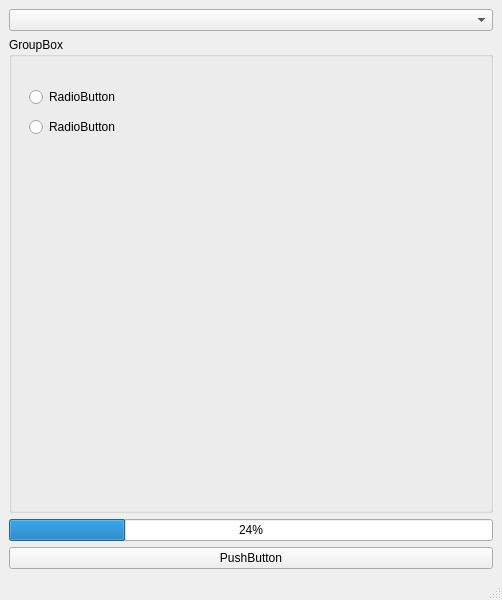
<?xml version="1.0" encoding="UTF-8"?>
<ui version="4.0">
 <class>MainWindow</class>
 <widget class="QMainWindow" name="MainWindow">
  <property name="geometry">
   <rect>
    <x>0</x>
    <y>0</y>
    <width>502</width>
    <height>600</height>
   </rect>
  </property>
  <property name="windowTitle">
   <string>MainWindow</string>
  </property>
  <widget class="QWidget" name="centralwidget">
   <layout class="QGridLayout" name="gridLayout">
    <item row="0" column="0">
     <widget class="QComboBox" name="comboBox"/>
    </item>
    <item row="1" column="0">
     <widget class="QGroupBox" name="groupBox">
      <property name="title">
       <string>GroupBox</string>
      </property>
      <widget class="QRadioButton" name="rBut_oneButton">
       <property name="geometry">
        <rect>
         <x>20</x>
         <y>50</y>
         <width>191</width>
         <height>20</height>
        </rect>
       </property>
       <property name="text">
        <string>RadioButton</string>
       </property>
      </widget>
      <widget class="QRadioButton" name="rBut_twoButton">
       <property name="geometry">
        <rect>
         <x>20</x>
         <y>80</y>
         <width>201</width>
         <height>20</height>
        </rect>
       </property>
       <property name="text">
        <string>RadioButton</string>
       </property>
      </widget>
     </widget>
    </item>
    <item row="2" column="0">
     <widget class="QProgressBar" name="progressBar">
      <property name="value">
       <number>24</number>
      </property>
     </widget>
    </item>
    <item row="3" column="0">
     <widget class="QPushButton" name="pushButton">
      <property name="text">
       <string>PushButton</string>
      </property>
     </widget>
    </item>
   </layout>
  </widget>
  <widget class="QMenuBar" name="menubar">
   <property name="geometry">
    <rect>
     <x>0</x>
     <y>0</y>
     <width>502</width>
     <height>39</height>
    </rect>
   </property>
  </widget>
  <widget class="QStatusBar" name="statusbar"/>
 </widget>
 <resources/>
 <connections/>
</ui>
